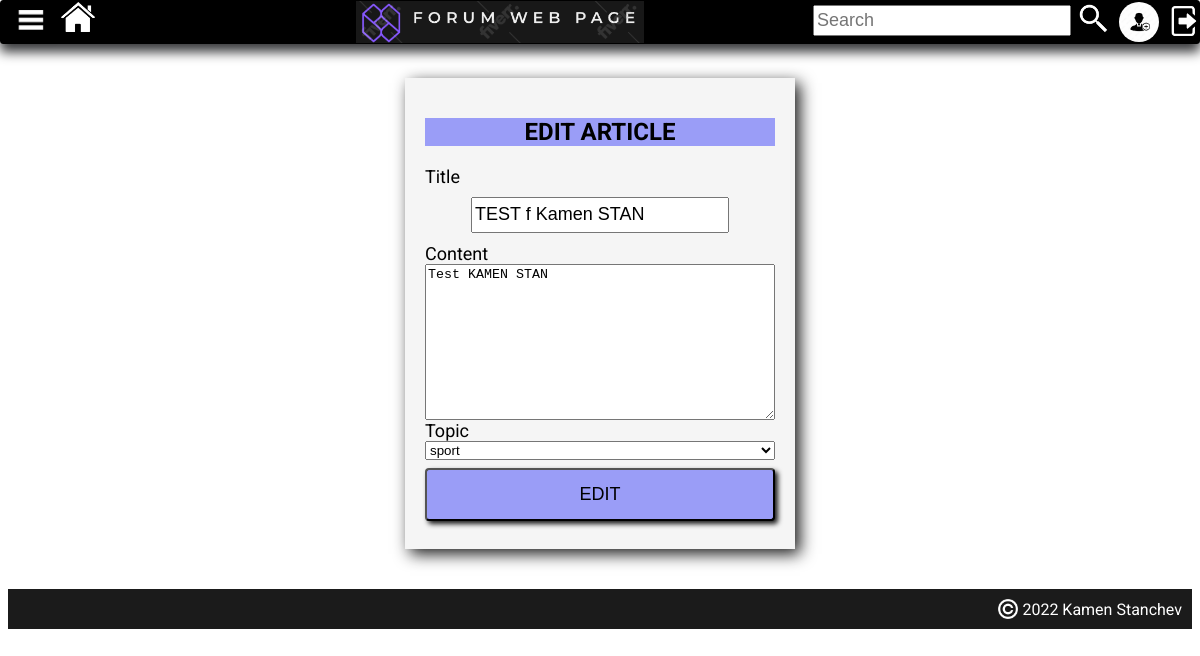
The page /edit-article/13 (signed in) on the database its author committed.
### forum_project/main_app/models.py (models this page shows, shortened)
class Profile(models.Model):
    user = models.OneToOneField(User, on_delete=models.CASCADE)
    first_name = models.CharField(max_length=30, null=True, blank=True)
    last_name = models.CharField(max_length=30, null=True, blank=True)
    city = models.CharField(max_length=30)
    profession = models.CharField(max_length=30)
    profile_img = models.ImageField(upload_to='images/', default='images/add_profile_image.jpg')

class PostArticle(models.Model):
    title = models.CharField(max_length=30, unique=True)
    content = models.TextField()
    date_created = models.DateTimeField(auto_now_add=True)
    topic = models.CharField(max_length=30, choices=topics_choices(), default='NO TOPIC')
    user = models.ForeignKey(User, on_delete=models.CASCADE)
    users_which_liked_article = models.ManyToManyField(
        User,
        related_name='user_lied_article',
        blank=True,
    )

### forum_project/main_app/views.py (the view, shortened to what this page needs)
# urls.py: path('edit-article/<int:pk>', views.EditArticle.as_view(), name='edit-article'),
class EditArticle(LoginRequiredMixin, UpdateView):
    model = PostArticle
    template_name = 'form.html'
    fields = ['title', 'content', 'topic', ]
    def get_object(self, *args, **kwargs):
        obj = super(EditArticle, self).get_object(*args, **kwargs)
        if not obj.user == self.request.user:
            raise PermissionDenied(" WARNING: You do not have permission to EDIT Article of Other Users, Be Careful!!!")
        return obj
    def get_context_data(self, *args, **kwargs):
        context = super(EditArticle, self).get_context_data(*args, **kwargs)
        context['title'] = 'EDIT ARTICLE'
        context['button_title'] = 'EDIT'
        return context

### forum_project/main_app/templates/form.html (shortened to what this page needs)
{% extends 'base.html' %}
{% load static %}
{% block page_content %}
     <form class="user-form"  method="post" enctype="multipart/form-data">
         <h2 class="title-registration-box">{{ title }}</h2>
         {% for field in form %}
             <span class="label">
                {{ field.label }}
             </span>
             {{ field }}
         {% endfor %}
         <button class="registrate-button" type="submit" >{{ button_title }}</button>
{% endblock %}

### templates/base.html (shortened to what this page needs)
{% load static %}
<!DOCTYPE html>
<html lang="en">
    <head>
        <link rel="stylesheet" type="text/css" href="{% static 'css/main.css' %}"/>
        <link rel="stylesheet" type="text/css" href="{% static 'css/navbar.css' %}"/>
        <link rel="stylesheet" type="text/css" href="{% static 'css/container.css' %}"/>
        <link rel="stylesheet" type="text/css" href="{% static 'css/profile-container.css' %}"/>
        <link rel="stylesheet" type="text/css" href="{% static 'css/topics.css' %}"/>
        <link rel="stylesheet" type="text/css" href="{% static 'css/footer.css' %}"/>
    </head>
    <body>
        <div class="navbar">
                <div class="left-side">
                    <div class="dropdown">
                      <span><img class="hamburger-menu-icon"
                         src="{% static 'icons/hamburger-menu.png' %}" alt="NO IMAGE, NO IMAGE, NO IMAGE"></span>
                    </div>
                    <a href="{% url 'home' %}"><img class="home-icon"
                         src="{% static 'icons/home-icon1.png' %}"></a>
                </div>
                <div class="central-side">
                    <img class="logo" src="{% static 'images/logo.PNG' %}">
                </div>
                <div class="right-side">
                    <input class="search-bar" type="text" placeholder="Search">
                    <button class="search-button"><img class="search-button-icon" src="{% static 'icons/search-button.png' %}"></button>
                    {% if user.is_authenticated %}
                        <img class="current-user-image" src="{{ user.profile.profile_img.url }}">
                        <a href="{% url 'logout' %}"><img class="login-logout-link" src="{% static 'icons/logout-icon1.png' %}"></a>
                    {% else %}
                        <img class="current-user-image"
                            src="{% static 'images/no-profile-image.jfif' %}">
                        <a href="{% url 'login' %}"><img class="login-logout-link" src="{% static 'icons/login-icon.png' %}"></a>
                    {% endif %}
                </div>
        </div>
        <div class="container">
            {% block page_content %}
            {% endblock %}
        </div>
        <footer>
            <span class="copyright-content">
                <img class="copyright-symbol" src="{% static 'icons/copyright.png'%}">
                    2022 Kamen Stanchev
            </span>
</footer>
    </body>
</html>

### static/css/main.css (style rules this page uses)
body { padding-top: 5px; font-family: 'Roboto', sans-serif; }
footer { background-color: #1b1b1b; left: 0; right: 0; bottom: 0; height: 40px; margin-top: 10px; }

### static/css/navbar.css (style rules this page uses)
.dropdown { position: relative; display: inline-block; }
.hamburger-menu-icon { height: 60px; margin-top: -12px; }
.navbar { display: flex; background-color: gray; height: 42px; font-weight: bolder; font-size: 19px; color: white; border: black 1px solid; border-radius: 3px; box-shadow: #38393b 0 8px 12px; position: fixed; top: 0; left: 0; right: 0; }
.left-side { display: flex; flex: 1; background-color: black; padding-top: 1px; }
.home-icon { height: 30px; margin-bottom: 12px; }
.search-button { border: none; background-color: black; cursor: pointer; height: 33px; }
.central-side { display: flex; flex: 3; min-width: 250px; background-color: black; justify-content: center; }
.logo { height: 100%; }
.right-side { display: flex; flex:2; background-color: black; justify-content: flex-end; }
.search-bar { height: 25px; margin-top: 6px; }
.search-bar::placeholder { font-size: 18px; }
.search-button-icon { height: 33px; background-color: black; border: none; }
.current-user-image { height: 40px; width: 40px; object-fit: cover; margin-top: 1px; margin-left: 3px; border-radius: 25px; flex-shrink: 0; }
.login-logout-link { height: 30px; width: 30px; margin-left: 10px; margin-top: 5px; flex-shrink: 1; }

### static/css/footer.css (style rules this page uses)
.copyright-content { color: white; float: right; margin-top: 10px; margin-right: 10px; }
.copyright-symbol { height: 20px; vertical-align: bottom; }

### forum_project/main_app/templates/form.html (style rules this page uses)
.user-form { display: flex; flex-direction: column; margin: 65px auto 40px auto; padding: 20px; width: 350px; box-shadow: #1b1b1b 5px 5px 15px; background-color: whitesmoke; }
.title-registration-box { background-color: #9A9DF7; text-align: center; }
input { width: 250px; height: 30px; margin: 10px 0; align-self: center; font-size: 18px; }
.label { font-size: 18px; }
.registrate-button { width: 100%; background-color: #9A9DF7; color: black; font-size: 18px; padding: 14px 20px; margin: 8px 0; border-radius: 4px; box-shadow: #1b1b1b 3px 3px 5px; cursor: pointer; }

### rows shown on the page
PostArticle: form "TEST f Kamen STAN" "Test KAMEN STAN" "sport"

### other values the page prints
{{ title }} "EDIT ARTICLE"
{{ field.label }} "Title" "Content" "Topic"
{{ button_title }} "EDIT"
